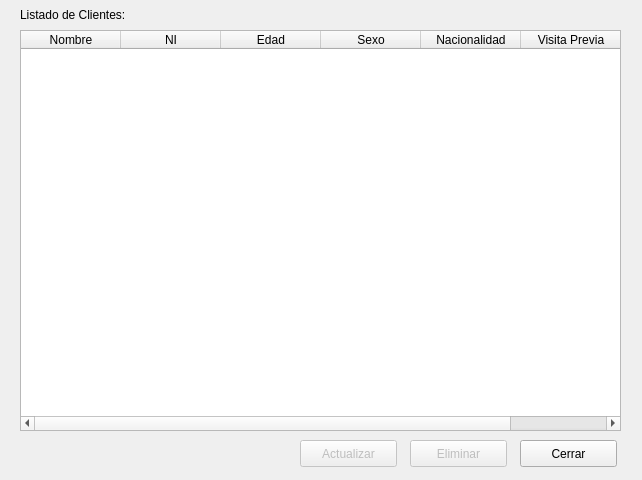
<?xml version="1.0" encoding="UTF-8"?>
<ui version="4.0">
 <class>Form</class>
 <widget class="QWidget" name="Form">
  <property name="windowModality">
   <enum>Qt::ApplicationModal</enum>
  </property>
  <property name="geometry">
   <rect>
    <x>0</x>
    <y>0</y>
    <width>642</width>
    <height>480</height>
   </rect>
  </property>
  <property name="windowTitle">
   <string>Listado de Clientes</string>
  </property>
  <widget class="QLabel" name="label">
   <property name="geometry">
    <rect>
     <x>20</x>
     <y>6</y>
     <width>131</width>
     <height>17</height>
    </rect>
   </property>
   <property name="text">
    <string>Listado de Clientes:</string>
   </property>
  </widget>
  <widget class="QTableWidget" name="listado">
   <property name="geometry">
    <rect>
     <x>20</x>
     <y>30</y>
     <width>601</width>
     <height>401</height>
    </rect>
   </property>
   <property name="editTriggers">
    <set>QAbstractItemView::NoEditTriggers</set>
   </property>
   <property name="selectionMode">
    <enum>QAbstractItemView::SingleSelection</enum>
   </property>
   <property name="selectionBehavior">
    <enum>QAbstractItemView::SelectRows</enum>
   </property>
   <property name="columnCount">
    <number>6</number>
   </property>
   <attribute name="horizontalHeaderStretchLastSection">
    <bool>true</bool>
   </attribute>
   <column>
    <property name="text">
     <string>Nombre</string>
    </property>
   </column>
   <column>
    <property name="text">
     <string>NI</string>
    </property>
    <property name="toolTip">
     <string>Número de Identificación</string>
    </property>
   </column>
   <column>
    <property name="text">
     <string>Edad</string>
    </property>
   </column>
   <column>
    <property name="text">
     <string>Sexo</string>
    </property>
   </column>
   <column>
    <property name="text">
     <string>Nacionalidad</string>
    </property>
   </column>
   <column>
    <property name="text">
     <string>Visita Previa</string>
    </property>
   </column>
  </widget>
  <widget class="QPushButton" name="cerrar">
   <property name="geometry">
    <rect>
     <x>520</x>
     <y>440</y>
     <width>97</width>
     <height>27</height>
    </rect>
   </property>
   <property name="text">
    <string>Cerrar</string>
   </property>
  </widget>
  <widget class="QPushButton" name="eliminar">
   <property name="enabled">
    <bool>false</bool>
   </property>
   <property name="geometry">
    <rect>
     <x>410</x>
     <y>440</y>
     <width>97</width>
     <height>27</height>
    </rect>
   </property>
   <property name="text">
    <string>Eliminar</string>
   </property>
  </widget>
  <widget class="QPushButton" name="actualizar">
   <property name="enabled">
    <bool>false</bool>
   </property>
   <property name="geometry">
    <rect>
     <x>300</x>
     <y>440</y>
     <width>97</width>
     <height>27</height>
    </rect>
   </property>
   <property name="text">
    <string>Actualizar</string>
   </property>
  </widget>
 </widget>
 <resources/>
 <connections/>
</ui>
